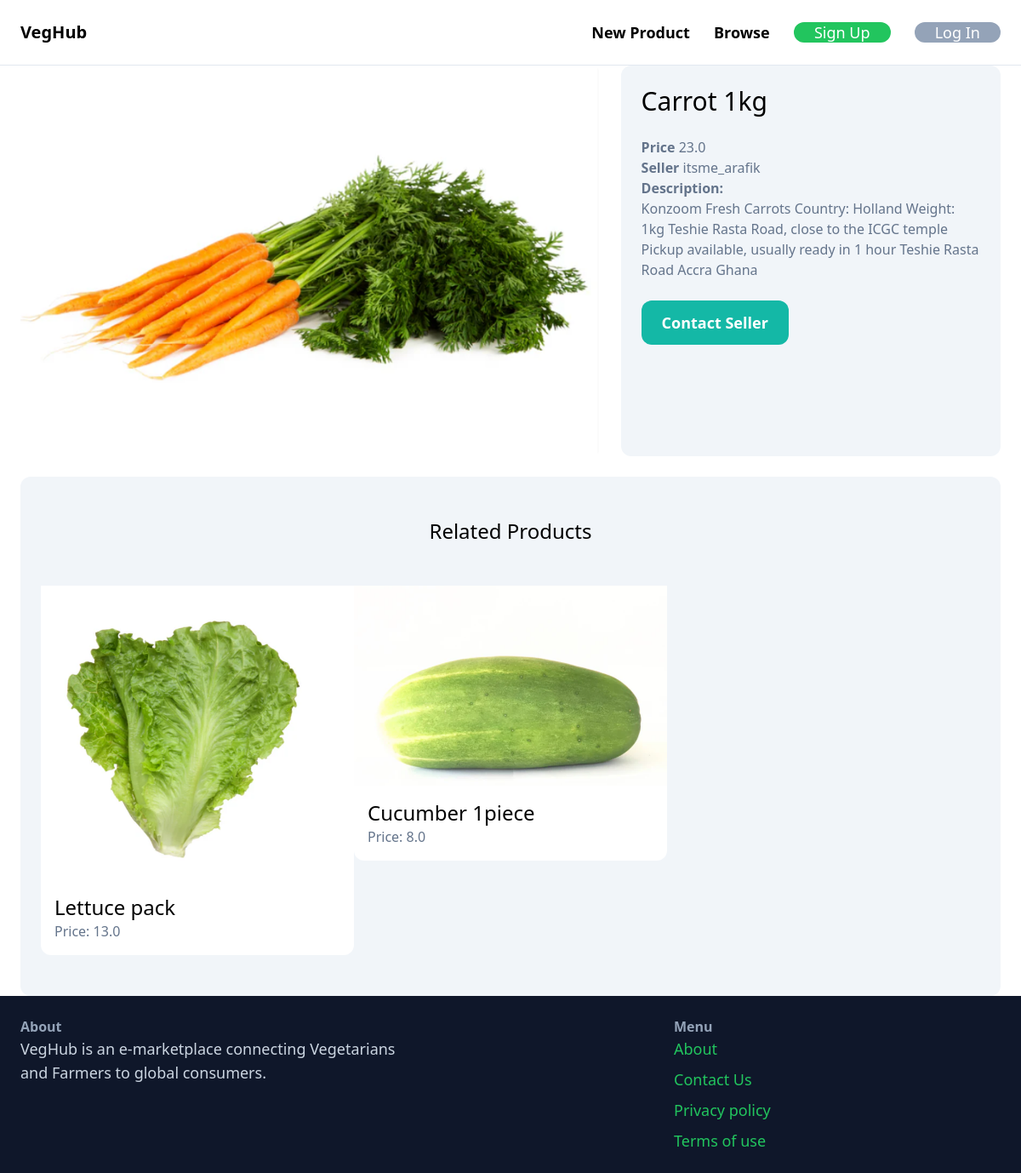
Screenshot of /products/23/ with the database file from the repository.
### products/models.py (models this page shows, shortened)
class Product(models.Model):
    name = models.CharField(max_length=255)
    description = models.TextField(blank=True, null=True)
    price = models.FloatField()
    category = models.ForeignKey(Category, related_name='products', on_delete=models.CASCADE)
    stock = models.IntegerField()
    image = models.ImageField(upload_to='product_images', blank=True, null=True)
    created_at = models.DateTimeField(auto_now_add=True)
    created_by = models.ForeignKey(User, related_name='products', on_delete=models.CASCADE)

### products/views.py (the view)
# urls.py: path('<int:pk>/', views.detail, name='detail'),
def detail(request, pk):
    product = get_object_or_404(Product, pk=pk)
    related_products = Product.objects.filter(category=product.category).exclude(pk=pk)[0:3]
    return render(request, 'products/detail.html', {
        'product': product,
        'related_products': related_products
    })

### products/templates/products/detail.html (shortened to what this page needs)
{% extends 'core/base.html' %}
{% block content %}
<div class="grid grid-cols-5 gap-6">
    <div class="col-span-3">
        <img src="{{ product.image.url }}" class="rounded-xl">
    </div>
    <div class="col-span-2 p-6 bg-slate-100 rounded-xl">
        <h1 class="mb-6 text-3xl">{{ product.name }}</h1>
        <p class="text-slate-500"><strong>Price </strong>{{ product.price }}</p>
        <p class="text-slate-500"><strong>Seller </strong>{{ product.created_by.username }}</p>
        {% if product.description %}
            <p class="text-slate-500">
                <strong class="text-slate-500">Description:</strong><br>
                {{ product.description }}
            </p>
        {% endif %}
        {% if request.user == product.created_by %}
            <div class="mt-6 p-6 bg-white rounded-xl">
                <p>This is your product!</p>
                <a href="{% url 'products:edit' product.id %}" class="inline-block mt-6 px-6 py-3 text-lg font-semibold bg-teal-500 text-white rounded-xl">Edit</a>
                <a href="{% url 'products:delete' product.id %}" class="inline-block mt-6 px-6 py-3 text-lg font-semibold bg-red-500 text-white rounded-xl">Delete</a>
            </div>
        {% else %}
            <a href="{% url 'conversation:new' product.id %}" class="inline-block mt-6 px-6 py-3 text-lg font-semibold bg-teal-500 text-white rounded-xl hover:bg-teal-700">Contact Seller</a>
        {% endif %}
    </div>
</div>
<div class="mt-6 px-6 py-12 bg-slate-100 rounded-xl">
    <h2 class="mb-12 text-2xl text-center">Related Products</h2>
    <div class="grid grid-cols-3 gap=3">
        {% for products in related_products %}
            <div>
                <a href="{% url 'products:detail' products.id %}">
                    <div>
                        <img src="{{ products.image.url }}" class="rounded=t=l">
                    </div>
                    <div class="p-4 bg-white rounded-b-xl">
                        <h2 class="text-2xl">{{ products.name }}</h2>
                        <p class="text-slate-500">Price: {{ products.price }}</p>
                    </div>
                </a>
            </div>
        {% endfor %}
    </div>
</div>
{% endblock %}

### rows the page displays
Product: image (picture), name "Carrot 1kg", price "23.0", created_by.username "itsme_arafik", description "Konzoom Fresh Carrots Country: Holland Weight: 1kg Teshie Rasta Road, close to the ICGC temple Pickup available, usually ready in 1 hour Teshie Rasta Road Accra Ghana"
Product: image (picture), name "Lettuce pack", price "13.0"
Product: image (picture), name "Cucumber 1piece", price "8.0"
